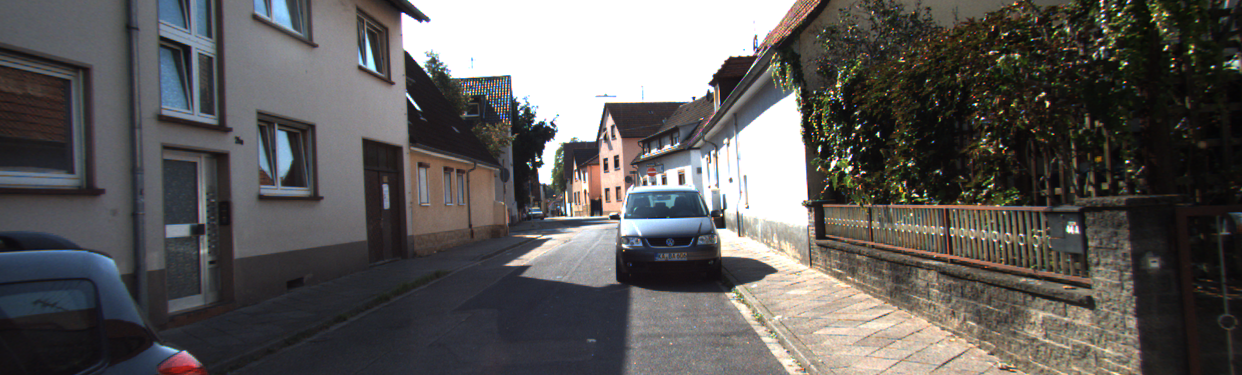
#> input picture img/000003.png, 1242 x 375 px
$ python func.py
#> lines starting #> are read from the running program, lines starting #| are printed output that depends on the picture
"""
 @leofansq

 Basic function:
    show_img(name, img): Show the image
    find_files(directory, pattern): Method to find target files in one directory, including subdirectory
 Load function:
    load_calib_cam2cam(filename, debug=False): Only load R_rect & P_rect for need
    load_calib_lidar2cam(filename, debug=False): Load calib parameters for LiDAR2Cam
    load_calib(filename, debug=False): Load the calib parameters which has R_rect & P_rect & Tr in the same file
    load_img(filename, debug=False): Load the image
    load_lidar(filename, debug=False): Load the PointCloud
 Process function:
    cal_proj_matrix_raw(filename_c2c, filename_l2c, camera_id, debug=False): Compute the projection matrix from LiDAR to Img
    cal_proj_matrix(filename, camera_id, debug=False): Compute the projection matrix from LiDAR to Image
    project_lidar2img(img, pc, p_matrix, debug=False): Project the LiDAR PointCloud to Image
    generate_colorpc(img, pc, pcimg, debug=False): Generate the PointCloud with color
    save_pcd(filename, pc_color): Save the PointCloud with color in the term of .pcd
"""
import cv2
import numpy as np
from pyntcloud import PyntCloud

import os
import fnmatch
from tqdm import tqdm
from pprint import pprint

#**********************************************************#
#                    Basic Function                        #
#**********************************************************#

def show_img(name, img):
    """
    Show the image

    Parameters:
        name: name of window
        img: image
    """
    cv2.namedWindow(name, 0)
    cv2.imshow(name, img)

# [15 lines left out: function find_files, not called in this run]

#**********************************************************#
#                     Load Function                        #
#**********************************************************#

def load_calib_cam2cam(filename, debug=False):
    """
    Only load R_rect & P_rect for neeed
    Parameters: filename of the calib file
    Return:
        R_rect: a list of r_rect(shape:3*3)
        P_rect: a list of p_rect(shape:3*4)
    """
#> called with filename = './calib/calib_cam_to_cam.txt', debug = True
    with open(filename) as f_calib:
#> (reads calib/calib_cam_to_cam.txt from the repository)
        lines = f_calib.readlines()

    R_rect = []
    P_rect = []

    for line in lines:
        title = line.strip().split(' ')[0]
        if title[:-4] == "R_rect":
            r_r = np.array(line.strip().split(' ')[1:], dtype=np.float32)
            r_r = np.reshape(r_r, (3,3))
            R_rect.append(r_r)
        elif title[:-4] == "P_rect":
            p_r = np.array(line.strip().split(' ')[1:], dtype=np.float32)
            p_r = np.reshape(p_r, (3,4))
            P_rect.append(p_r)

    if debug:
        print ("R_rect:")
        pprint (R_rect)

        print ()
        print ("P_rect:")
        pprint (P_rect)

    return R_rect, P_rect

def load_calib_lidar2cam(filename, debug=False):
    """
    Load calib
    Parameters: filename of the calib file
    Return:
        tr: shape(4*4)
            [  r   t
             0 0 0 1]
    """
#> called with filename = './calib/calib_velo_to_cam.txt', debug = True
    with open(filename) as f_calib:
#> (reads calib/calib_velo_to_cam.txt from the repository)
        lines = f_calib.readlines()

    for line in lines:
        title = line.strip().split(' ')[0]
        if title[:-1] == "R":
            r = np.array(line.strip().split(' ')[1:], dtype=np.float32)
            r = np.reshape(r, (3,3))
        if title[:-1] == "T":
            t = np.array(line.strip().split(' ')[1:], dtype=np.float32)
            t = np.reshape(t, (3,1))

    tr = np.hstack([r,t])
    tr = np.vstack([tr,np.array([0,0,0,1])])

    if debug:
        print ()
        print ("Tr:")
        print (tr)

    return tr

# [28 lines left out: function load_calib, not called in this run]


def load_img(filename, debug=False):
    """
    Load the image
    Parameter:
        filename: the filename of the image
    Return:
        img: image
    """
#> called with filename = './img/000003.png', debug = True
    img = cv2.imread(filename)
#> img is the input picture: shape (375, 1242, 3); mean B, G, R 89.7, 91.2, 93.6

    if debug: show_img("Image", img)

    return img

def load_lidar(filename, debug=False):
    """
    Load the PointCloud
    Parameter:
        filename: the filename of the PointCloud
    Return:
        points: PointCloud associated with the image
    """
    # N*4 -> N*3
    points = np.fromfile(filename, dtype=np.float32)
    points = np.reshape(points, (-1,4))
    points = points[:, :3]
    points.tofile("./temp_pc.bin")

    # Remove all points behind image plane (approximation)
    cloud = PyntCloud.from_file("./temp_pc.bin")
    cloud.points = cloud.points[cloud.points["x"]>=0]
    points = np.array(cloud.points)

    if debug:
        print (points.shape)

    return points

#**********************************************************#
#                   Process Function                       #
#**********************************************************#

def cal_proj_matrix_raw(filename_c2c, filename_l2c, camera_id, debug=False):
    """
    Compute the projection matrix from LiDAR to Img
    Parameters:
        filename_c2c: filename of the calib file for cam2cam
        filename_l2c: filename of the calib file for lidar2cam
        camera_id: the NO. of camera
    Return:
        P_lidar2img: the projection matrix from LiDAR to Img
    """
    # Load Calib Parameters
    R_rect, P_rect = load_calib_cam2cam(filename_c2c, debug)
    tr = load_calib_lidar2cam(filename_l2c, debug)

    # Calculation
    R_cam2rect = np.hstack([R_rect[0], np.array([[0],[0],[0]])])
    R_cam2rect = np.vstack([R_cam2rect, np.array([0,0,0,1])])

    P_lidar2img = np.matmul(P_rect[camera_id], R_cam2rect)
    P_lidar2img = np.matmul(P_lidar2img, tr)

    if debug:
        print ()
        print ("P_lidar2img:")
        print (P_lidar2img)

    return P_lidar2img

# [108 lines left out: functions cal_proj_matrix, project_lidar2img, generate_colorpc, save_pcd, not called in this run]


if __name__ == '__main__':
    # Option
    calib_cam2cam = "./calib/calib_cam_to_cam.txt"
    calib_lidar2camera = "./calib/calib_velo_to_cam.txt"
    camera_id = 1

    filepath_img = "./img/000003.png"
    # filepath_img = "./new.png"
    filepath_lidar = "./lidar/000003.bin"
    filename_save = "./test.pcd"

    debug = True

    # Process
    p_matrix = cal_proj_matrix_raw(calib_cam2cam, calib_lidar2camera, camera_id, debug)
    img = load_img(filepath_img, debug)
    img = img[0:150,0:500]
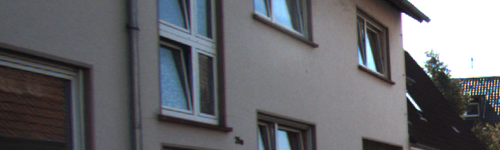
#> img: shape (150, 500, 3); mean B, G, R 107.8, 103.7, 102.8
    pc = load_lidar(filepath_lidar, debug)
#> (the run stopped early here; a loop or call above may not have finished)
